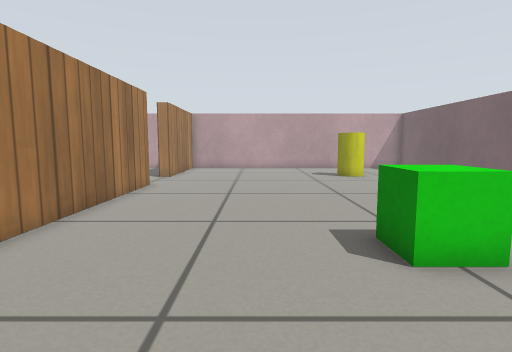
view 1 (above)

16 first-person views from a walk through a robot-simulator world made for Gazebo. The camera is 0.45 m above the floor, tilts 6° down and sees 80° across. The floor is counted in squares, 0.25 m on a side. Each view is taken from the middle of a square. On the plan, view 1 faces up. The plan holds only what a view shows up to about 16 squares ahead; the rest is blank. Simple patterns stand in for the simulator's built-in surfaces.

view 2
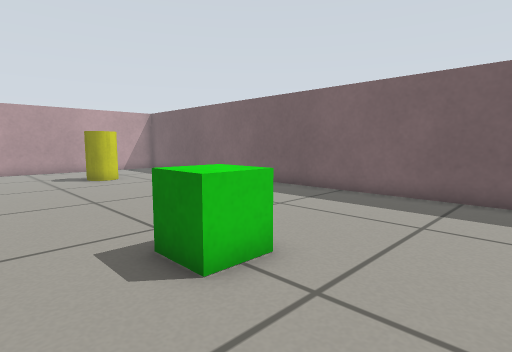

view 3
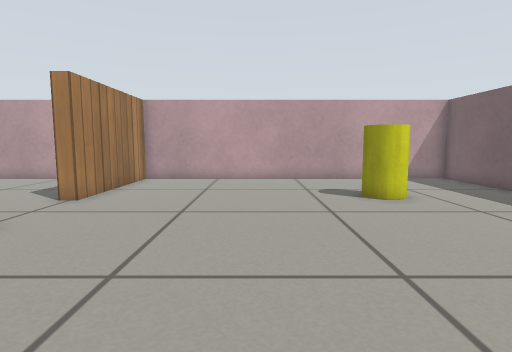

view 4
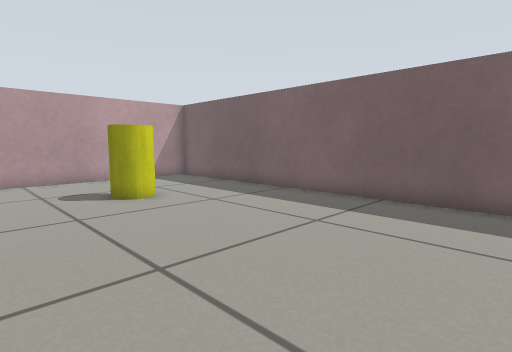

view 5
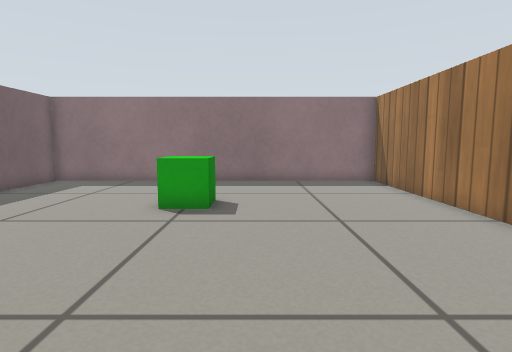

view 6
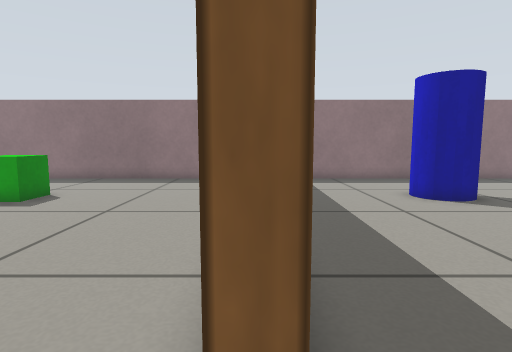

view 7
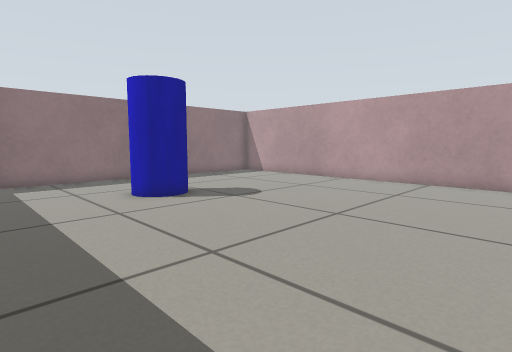

view 8
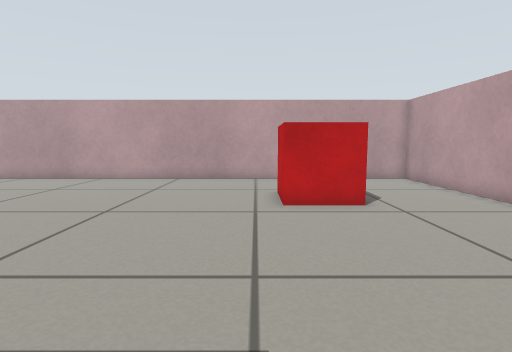

view 9
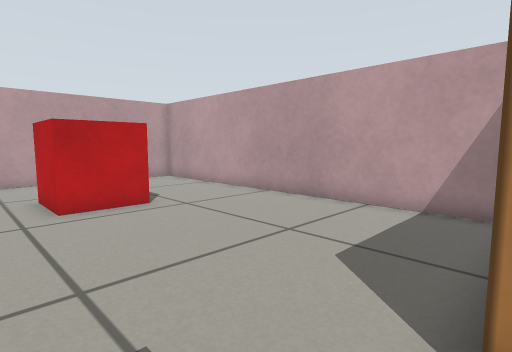

view 10
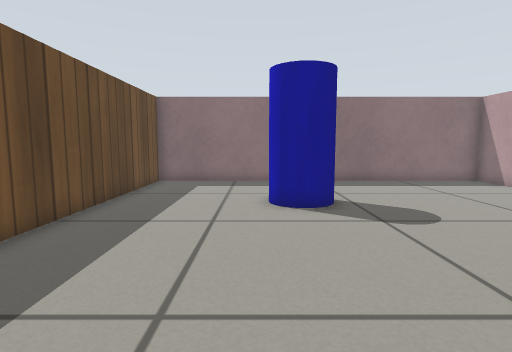

view 11
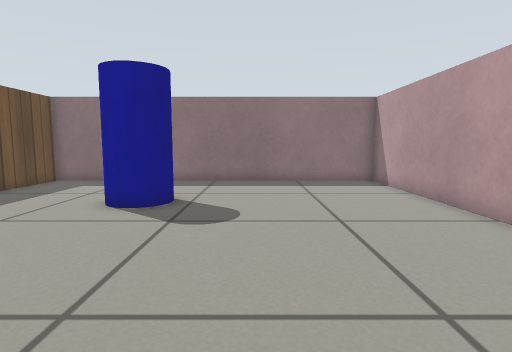

view 12
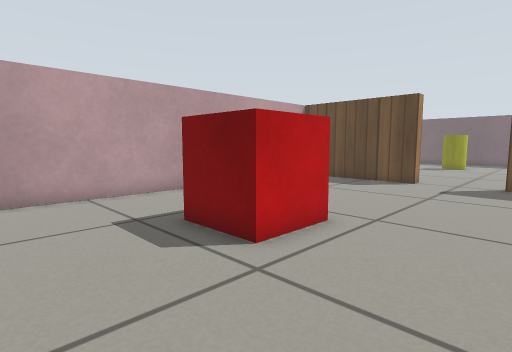

view 13
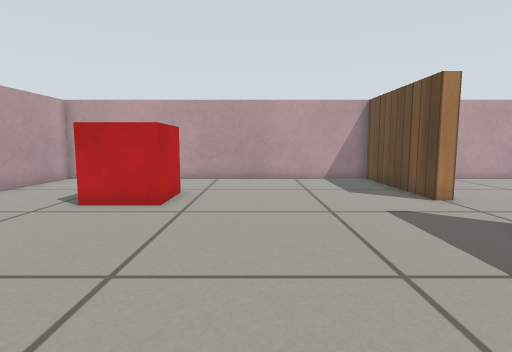

view 14
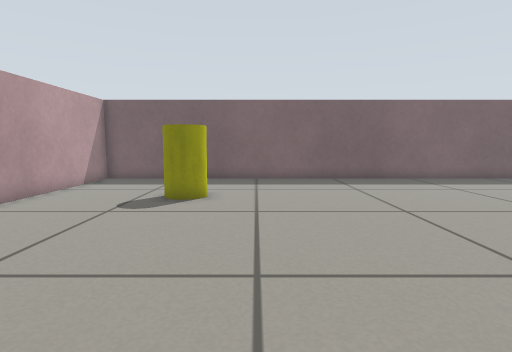

view 15
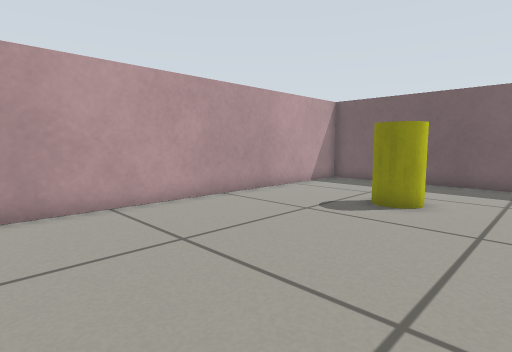

view 16
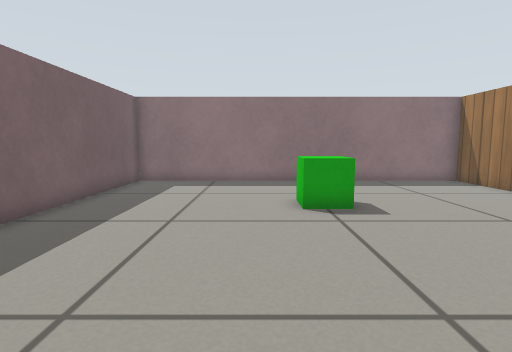

### Floor plan
Points are (right, up) in squares from view 1. A wall is a line through its corners. A room is listed if a view was taken in it or the views show most of it. See-through windows are left out.
Room 1 (views 1, 2, 3, 4, 5, 15, 16)
walls: (-4.7, 13.4) (-4.7, -0.7) (10.7, -0.7) (10.7, 22.7) (-4.7, 22.7) (-4.7, 16.6)
ways out: opening at (-5, 15) to room 2
objects: green box (2, 4) to (4, 6); yellow cylinder (5, 17) to (6, 18)
Room 2 (views 6, 7, 8, 9, 10, 11, 12, 13, 14)
walls: (-5.4, 13.4) (-4.7, 13.4); (-4.7, 16.6) (-5.3, 16.6) (-5.3, 22.7) (-20.7, 22.7) (-20.7, -0.7) (-5.3, -0.7) (-5.3, 8.5)
ways out: opening at (-5, 15) to room 1
objects: red box (-16, 16) to (-14, 18); blue cylinder (-12, 4) to (-10, 6)

Where each view was taken, in squares from view 1:
view 1: 0 up, 0 right, facing up
view 2: 1 up, 0 right, facing up-right
view 3: 7 up, 1 right, facing up
view 4: 7 up, 1 right, facing up-right
view 5: 14 up, 1 right, facing down
view 6: 15 up, 5 left, facing down
view 7: 15 up, 6 left, facing down-left
view 8: 15 up, 5 left, facing left
view 9: 14 up, 5 left, facing up-left
view 10: 14 up, 10 left, facing down
view 11: 14 up, 15 left, facing down
view 12: 12 up, 20 left, facing up-right
view 13: 7 up, 11 left, facing up
view 14: 15 up, 5 left, facing right
view 15: 14 up, 4 left, facing up-right
view 16: 14 up, 5 right, facing down
